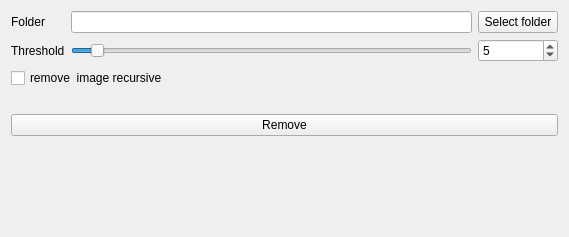
<?xml version="1.0" encoding="UTF-8"?>
<ui version="4.0">
 <class>remove_duplicate_images</class>
 <widget class="QWidget" name="remove_duplicate_images">
  <property name="geometry">
   <rect>
    <x>0</x>
    <y>0</y>
    <width>569</width>
    <height>237</height>
   </rect>
  </property>
  <property name="windowTitle">
   <string>Form</string>
  </property>
  <layout class="QVBoxLayout" name="verticalLayout">
   <item>
    <layout class="QGridLayout" name="gridLayout">
     <item row="0" column="0">
      <widget class="QLabel" name="label">
       <property name="text">
        <string>Folder</string>
       </property>
      </widget>
     </item>
     <item row="0" column="1">
      <widget class="QLineEdit" name="lineEditFolder"/>
     </item>
     <item row="0" column="2">
      <widget class="QPushButton" name="pushButtonSelectFolder">
       <property name="text">
        <string>Select folder</string>
       </property>
      </widget>
     </item>
     <item row="1" column="0">
      <widget class="QLabel" name="label_2">
       <property name="text">
        <string>Threshold</string>
       </property>
      </widget>
     </item>
     <item row="1" column="1">
      <widget class="QSlider" name="horizontalSliderThreshold">
       <property name="value">
        <number>5</number>
       </property>
       <property name="orientation">
        <enum>Qt::Horizontal</enum>
       </property>
      </widget>
     </item>
     <item row="1" column="2">
      <widget class="QSpinBox" name="spinBoxThreshold">
       <property name="value">
        <number>5</number>
       </property>
      </widget>
     </item>
    </layout>
   </item>
   <item>
    <widget class="QCheckBox" name="checkBoxRecursive">
     <property name="text">
      <string>remove  image recursive</string>
     </property>
    </widget>
   </item>
   <item>
    <widget class="QLabel" name="labelImageSize">
     <property name="text">
      <string/>
     </property>
    </widget>
   </item>
   <item>
    <widget class="QPushButton" name="pushButtonRemove">
     <property name="text">
      <string>Remove</string>
     </property>
    </widget>
   </item>
   <item>
    <spacer name="verticalSpacer">
     <property name="orientation">
      <enum>Qt::Vertical</enum>
     </property>
     <property name="sizeHint" stdset="0">
      <size>
       <width>20</width>
       <height>86</height>
      </size>
     </property>
    </spacer>
   </item>
  </layout>
 </widget>
 <resources/>
 <connections>
  <connection>
   <sender>horizontalSliderThreshold</sender>
   <signal>valueChanged(int)</signal>
   <receiver>spinBoxThreshold</receiver>
   <slot>setValue(int)</slot>
   <hints>
    <hint type="sourcelabel">
     <x>449</x>
     <y>43</y>
    </hint>
    <hint type="destinationlabel">
     <x>505</x>
     <y>46</y>
    </hint>
   </hints>
  </connection>
  <connection>
   <sender>spinBoxThreshold</sender>
   <signal>valueChanged(int)</signal>
   <receiver>horizontalSliderThreshold</receiver>
   <slot>setValue(int)</slot>
   <hints>
    <hint type="sourcelabel">
     <x>517</x>
     <y>55</y>
    </hint>
    <hint type="destinationlabel">
     <x>470</x>
     <y>55</y>
    </hint>
   </hints>
  </connection>
 </connections>
</ui>
